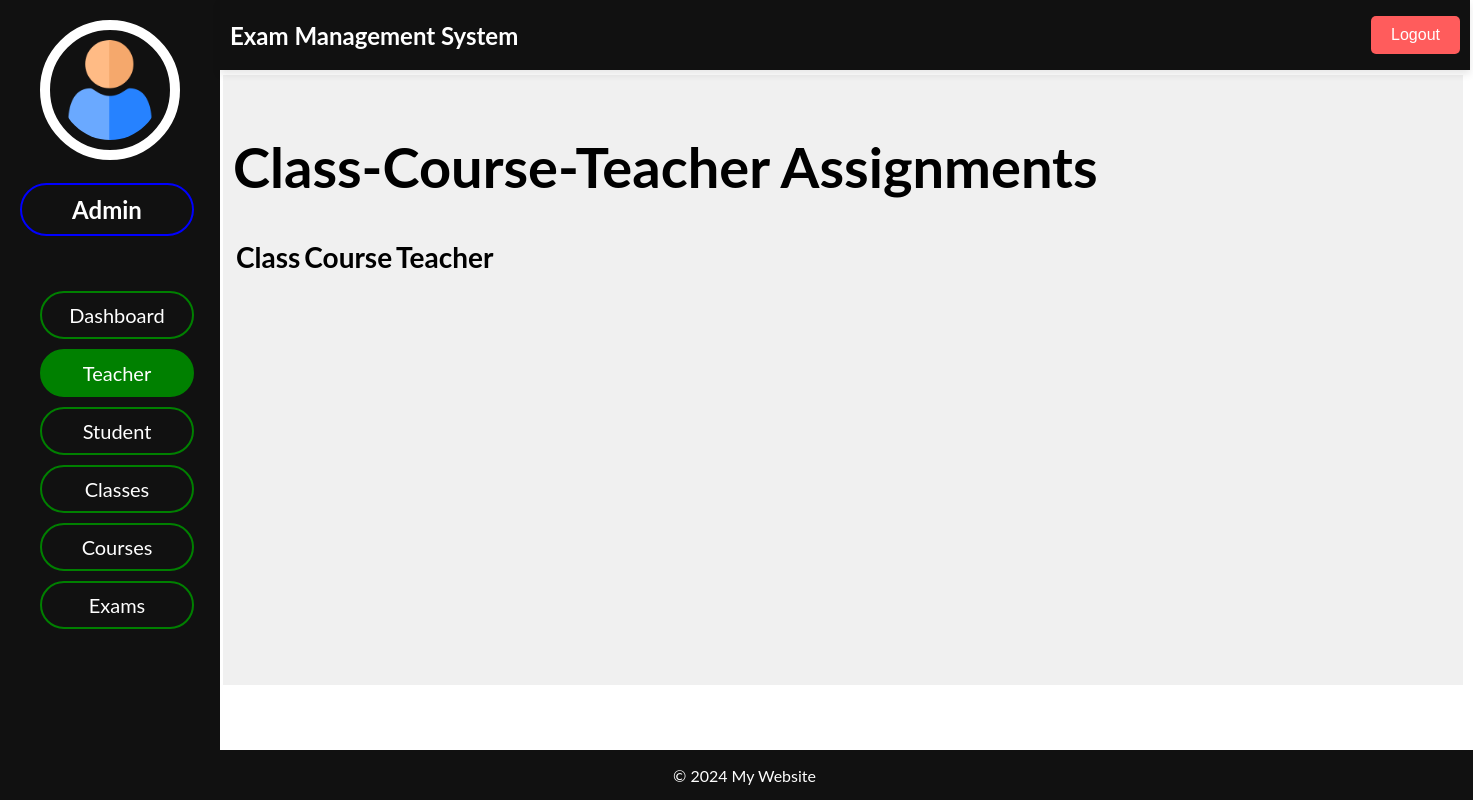
The page /adminpanel/teachers/assignments/ on the database as committed earlier.
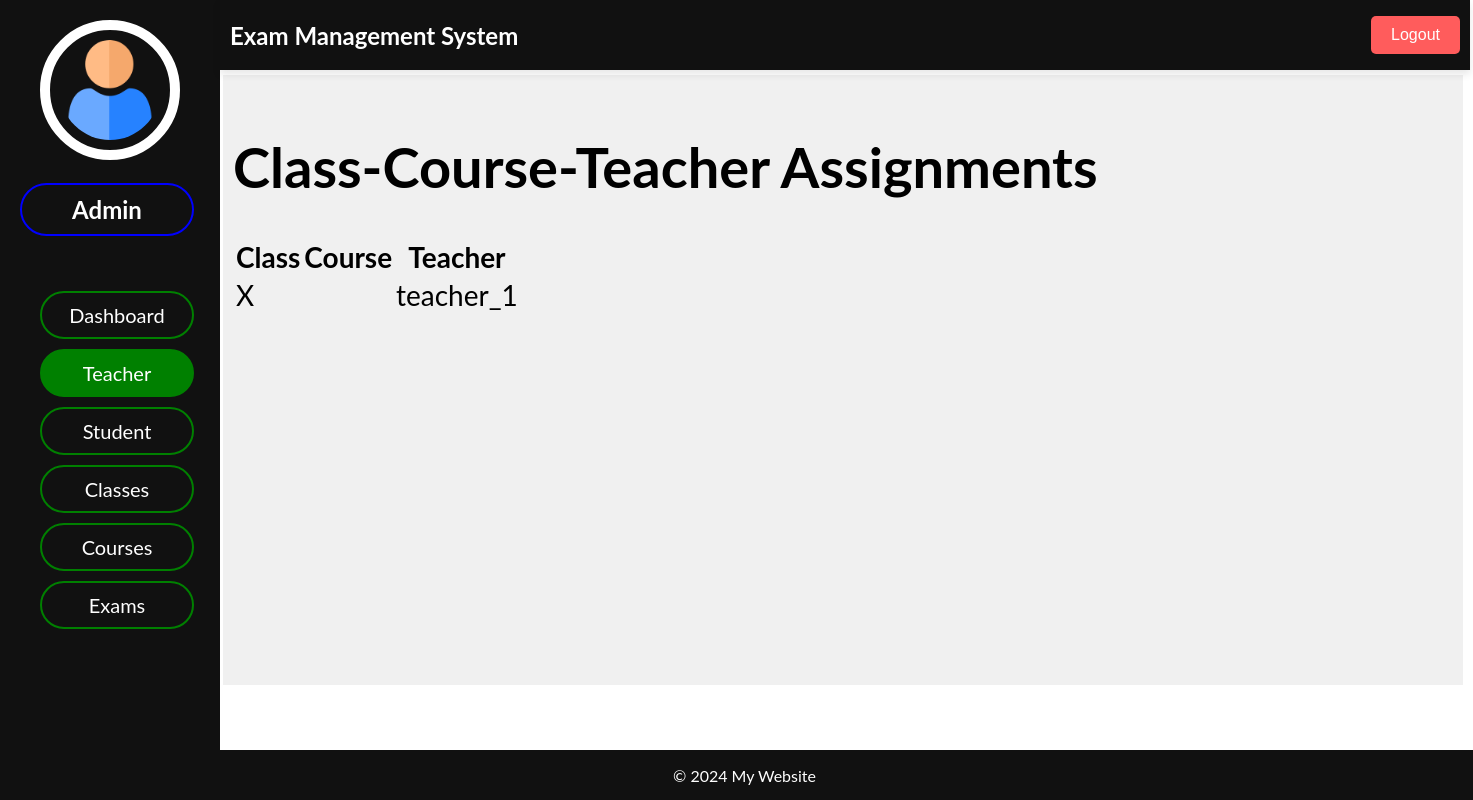
The same page on the database as committed later.
### admin_panel/models.py (models this page shows, shortened)
class ClassCourseTeacher(models.Model):
    teacher_id = models.ForeignKey(Teacher, on_delete=models.CASCADE)
    class_id = models.ForeignKey(Class, on_delete=models.CASCADE)
    course_id = models.ForeignKey(Course, null=True, blank=True, on_delete=models.CASCADE)

class Class(models.Model):
    class_id = models.AutoField(primary_key=True)
    name = models.CharField(max_length=100)
    courses = models.ManyToManyField(Course, blank=True)
    exams = models.ManyToManyField(Exam, blank=True)

class Teacher(models.Model):
    teacher_id = models.AutoField(primary_key=True)
    name = models.CharField(max_length=100)
    email = models.EmailField()
    phone = models.CharField(max_length=15)
    classes = models.ManyToManyField(Class, blank=True)

### admin_panel/views.py (the view)
# urls.py: path('teachers/assignments/', views.class_course_teacher_list, name='class_course_teacher_list'),
def class_course_teacher_list(request):
    assignments = ClassCourseTeacher.objects.all()
    return render(request, 'teachers/class_course_teacher_list.html', {'assignments': assignments})

### admin_panel/templates/teachers/class_course_teacher_list.html (shortened to what this page needs)
{% extends "dashboard/index.html" %}
{% block header %}
    {% include "dashboard/header.html" %}
{% endblock header %}
{% block sidenav %}
    {% include "teachers/sidenav.html" %}
{% endblock sidenav %}
{% block main %}
    <h1>Class-Course-Teacher Assignments</h1>
    <table>
        <thead>
            <tr>
                <th>Class</th>
                <th>Course</th>
                <th>Teacher</th>
            </tr>
        </thead>
        <tbody>
            {% for assignment in assignments %}
            <tr>
                <td>{{ assignment.class_id.name }}</td>
                <td>{{ assignment.course_id.name }}</td>
                <td>{{ assignment.teacher_id.name }}</td>
            </tr>
            {% endfor %}
        </tbody>
    </table>
{% endblock main %}
{% block footer %}
    {% include "dashboard/footer.html" %}
{% endblock footer %}

Rows that differ between the two databases and show on the page:
added ClassCourseTeacher: class_id.name "X", teacher_id.name "teacher_1"
